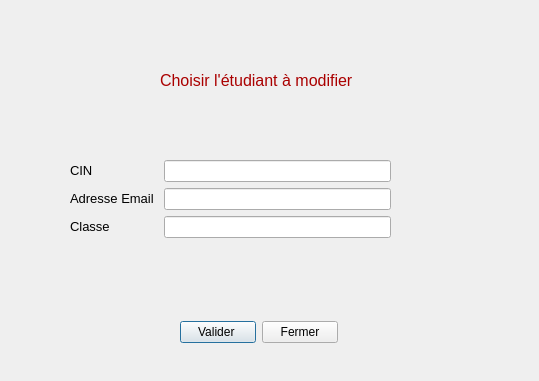
<?xml version="1.0" encoding="UTF-8"?>
<ui version="4.0">
 <class>Modifier</class>
 <widget class="QDialog" name="Modifier">
  <property name="geometry">
   <rect>
    <x>0</x>
    <y>0</y>
    <width>539</width>
    <height>381</height>
   </rect>
  </property>
  <property name="windowTitle">
   <string>Dialog</string>
  </property>
  <widget class="QLabel" name="label">
   <property name="geometry">
    <rect>
     <x>160</x>
     <y>40</y>
     <width>221</width>
     <height>81</height>
    </rect>
   </property>
   <property name="text">
    <string>&lt;html&gt;&lt;head/&gt;&lt;body&gt;&lt;p&gt;&lt;span style=&quot; font-size:12pt; color:#aa0000;&quot;&gt;Choisir l'étudiant à modifier&lt;/span&gt;&lt;/p&gt;&lt;/body&gt;&lt;/html&gt;</string>
   </property>
  </widget>
  <widget class="QWidget" name="">
   <property name="geometry">
    <rect>
     <x>70</x>
     <y>160</y>
     <width>321</width>
     <height>101</height>
    </rect>
   </property>
   <layout class="QFormLayout" name="formLayout">
    <item row="0" column="0">
     <widget class="QLabel" name="label_2">
      <property name="text">
       <string>&lt;html&gt;&lt;head/&gt;&lt;body&gt;&lt;p&gt;&lt;span style=&quot; font-size:10pt;&quot;&gt;CIN&lt;/span&gt;&lt;/p&gt;&lt;/body&gt;&lt;/html&gt;</string>
      </property>
     </widget>
    </item>
    <item row="0" column="1">
     <widget class="QLineEdit" name="lineEdit"/>
    </item>
    <item row="1" column="0">
     <widget class="QLabel" name="label_3">
      <property name="text">
       <string>&lt;html&gt;&lt;head/&gt;&lt;body&gt;&lt;p&gt;&lt;span style=&quot; font-size:10pt;&quot;&gt;Adresse Email &lt;/span&gt;&lt;/p&gt;&lt;/body&gt;&lt;/html&gt;</string>
      </property>
     </widget>
    </item>
    <item row="1" column="1">
     <widget class="QLineEdit" name="lineEdit_2"/>
    </item>
    <item row="2" column="0">
     <widget class="QLabel" name="label_4">
      <property name="text">
       <string>&lt;html&gt;&lt;head/&gt;&lt;body&gt;&lt;p&gt;&lt;span style=&quot; font-size:10pt;&quot;&gt;Classe&lt;/span&gt;&lt;/p&gt;&lt;/body&gt;&lt;/html&gt;</string>
      </property>
     </widget>
    </item>
    <item row="2" column="1">
     <widget class="QLineEdit" name="lineEdit_3"/>
    </item>
   </layout>
  </widget>
  <widget class="QWidget" name="">
   <property name="geometry">
    <rect>
     <x>180</x>
     <y>320</y>
     <width>158</width>
     <height>25</height>
    </rect>
   </property>
   <layout class="QHBoxLayout" name="horizontalLayout">
    <item>
     <widget class="QPushButton" name="pushButton">
      <property name="text">
       <string>Valider </string>
      </property>
     </widget>
    </item>
    <item>
     <widget class="QPushButton" name="pushButton_2">
      <property name="text">
       <string>Fermer</string>
      </property>
     </widget>
    </item>
   </layout>
  </widget>
 </widget>
 <resources/>
 <connections>
  <connection>
   <sender>pushButton_2</sender>
   <signal>clicked()</signal>
   <receiver>Modifier</receiver>
   <slot>close()</slot>
   <hints>
    <hint type="sourcelabel">
     <x>314</x>
     <y>339</y>
    </hint>
    <hint type="destinationlabel">
     <x>630</x>
     <y>307</y>
    </hint>
   </hints>
  </connection>
 </connections>
</ui>
